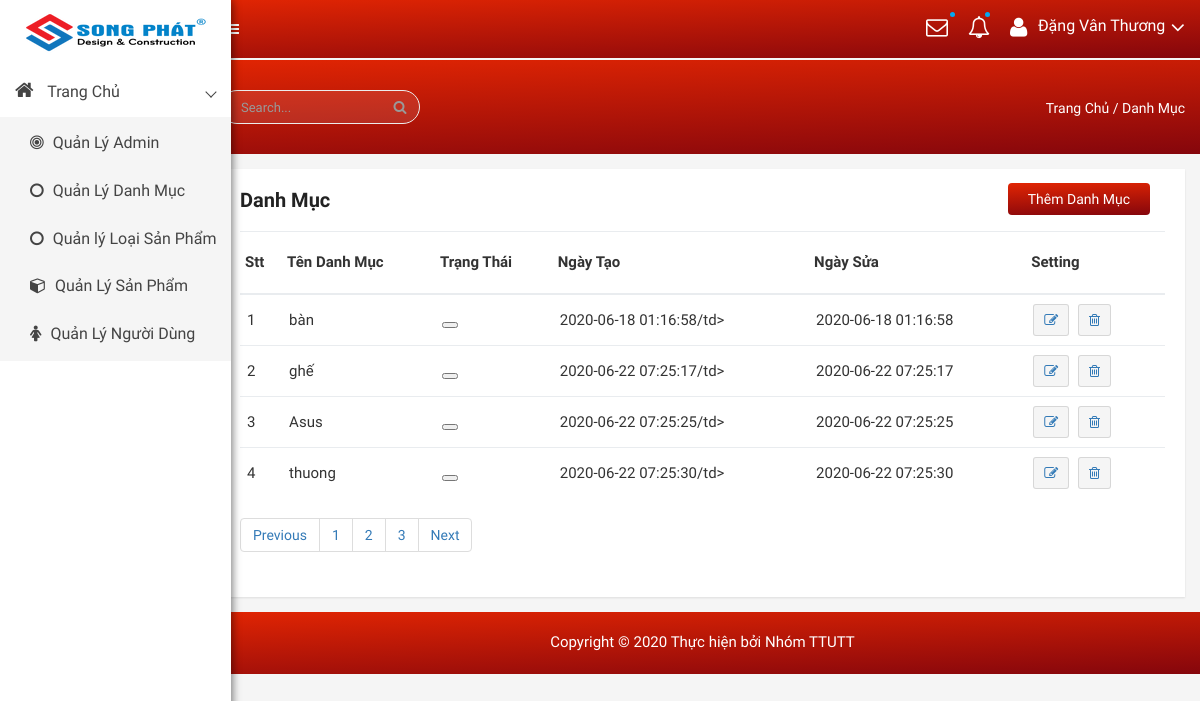
Before: /admin/modules/category/index.php with the older database file.
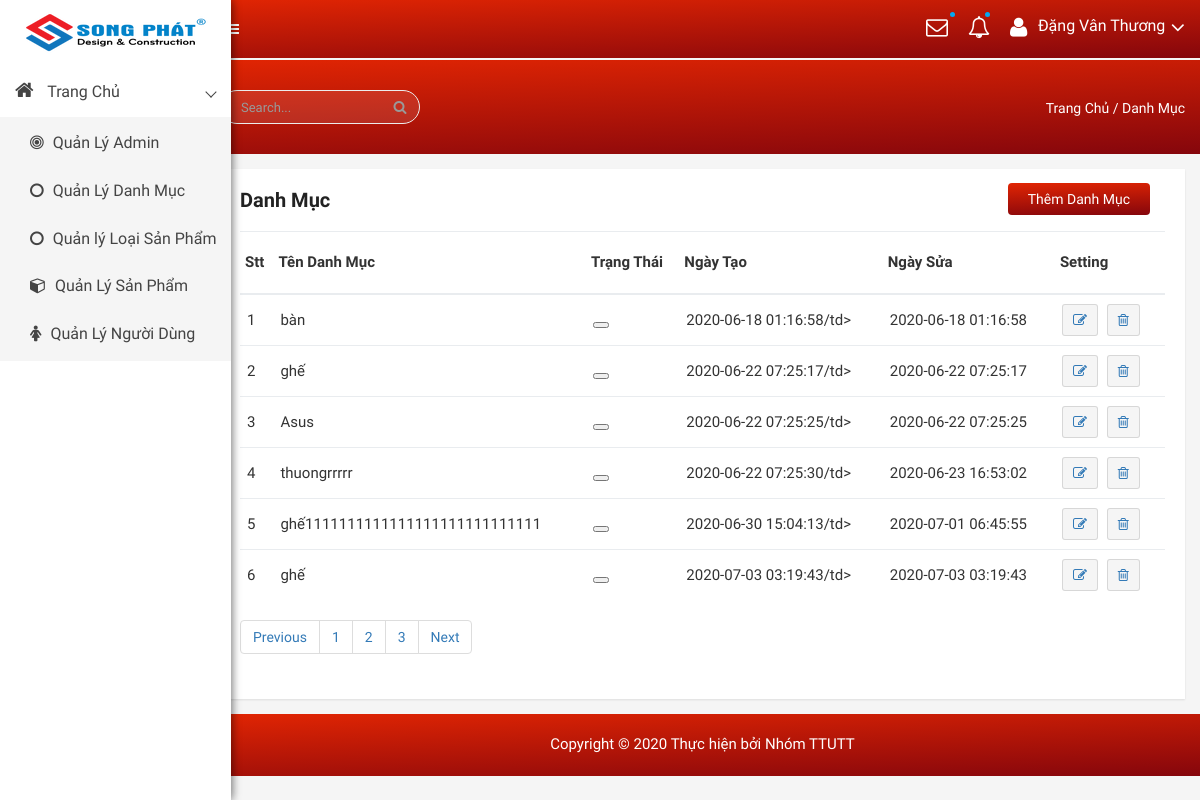
After: the same page with the newer database file.
### tables this page shows
CREATE TABLE `category` (
  `id` int(11) NOT NULL,
  `name` varchar(100) DEFAULT NULL,
  `slug` varchar(100) DEFAULT NULL,
  `images` varchar(100) DEFAULT NULL,
  `banner` varchar(100) DEFAULT NULL,
  `home` tinyint(100) DEFAULT 0,
  `status` tinyint(4) DEFAULT 0,
  `created_at` timestamp NOT NULL DEFAULT current_timestamp(),
  `updated` timestamp NOT NULL DEFAULT current_timestamp() ON UPDATE current_timestamp()
);

### libraries/Database.php (called while the page is built, shortened)
<?php
class DataProvider
{
	public static function ExecuteQuery($sql)
	{
		try{
			$connection = mysqli_connect("localhost","root","", "webnoithat");
			mysqli_query($connection, "set names 'utf8'");
			$result = mysqli_query($connection, $sql);
			return $result;
		}catch(Exception $ex)
		{
			return null;
		}
	}
}
?>

### admin/modules/category/index.php (the view, shortened to what this page needs)
<?php require_once __DIR__ . "/../../layouts/header.php" ?>
<div class="product-status mg-tb-15">
   <div class="container-fluid">
      <div class="row">
         <div class="col-lg-12 col-md-12 col-sm-12 col-xs-12">
            <div class="product-status-wrap">
               <h4>Danh Mục</h4>
               <div class="add-product">
                  <a href="add.php">Thêm Danh Mục</a>
               </div>
               <table>
                  <tr>
                     <th>Stt</th>
                     <th>Tên Danh Mục</th>
                     <th>Trạng Thái</th>
                     <th>Ngày Tạo</th>
                     <th>Ngày Sửa</th>
                     <th>Setting</th>
                  </tr>
                  <?php
                  try {
                     $sql = "SELECT id, name, home, status, created_at,updated FROM `category`";
                     $result = DataProvider::ExecuteQuery($sql);
                     $stt = 0;
                     while ($row = mysqli_fetch_array($result)) {
                        $stt++;
                        $chuoi = <<< EOD
                             <tr>
                             <td>$stt</td>
                             <td> {$row['name']} </td>
                             <td>
                                 <button class={"pd-setting"} ></button>
                             </td>
                             <td>{$row['created_at']}/td>
                             <td>{$row['updated']}</td>
                             <td>
                                 <a href="edit.php?id= {$row['id']} "> <button data-toggle="tooltip" title="Edit" class="pd-setting-ed"><i class="fa fa-pencil-square-o" aria-hidden="true"></i></button></a>
                                 <a href="delete.php?id= {$row['id']} "> <button data-toggle="tooltip" title="Trash" class="pd-setting-ed"><i class="fa fa-trash-o" aria-hidden="true"> </i> </button> </a>
                             </td>
                         </tr>
                         EOD;
                        echo $chuoi;
                     }
                  } catch (Exception $ex) {
                     echo "Không thể mở CSDL";
                  }
                  ?>
               </table>
               <div class="custom-pagination">
                  <nav aria-label="Page navigation example">
                     <ul class="pagination">
                        <li class="page-item"><a class="page-link" href="#">Previous</a></li>
                        <li class="page-item"><a class="page-link" href="#">1</a></li>
                        <li class="page-item"><a class="page-link" href="#">2</a></li>
                        <li class="page-item"><a class="page-link" href="#">3</a></li>
                        <li class="page-item"><a class="page-link" href="#">Next</a></li>
                     </ul>
                  </nav>
               </div>
            </div>
         </div>
      </div>
   </div>
</div>
<?php require_once __DIR__ . "/../../layouts/footer.php" ?>

Changed rows visible on the page:
changed category: name "thuong" → "thuongrrrrr"; updated "2020-06-22 07:25:30" → "2020-06-23 16:53:02"
added category: name "ghế1111111111111111111111111111", created_at "2020-06-30 15:04:13", updated "2020-07-01 06:45:55"
added category: name "ghế", created_at "2020-07-03 03:19:43", updated "2020-07-03 03:19:43"
